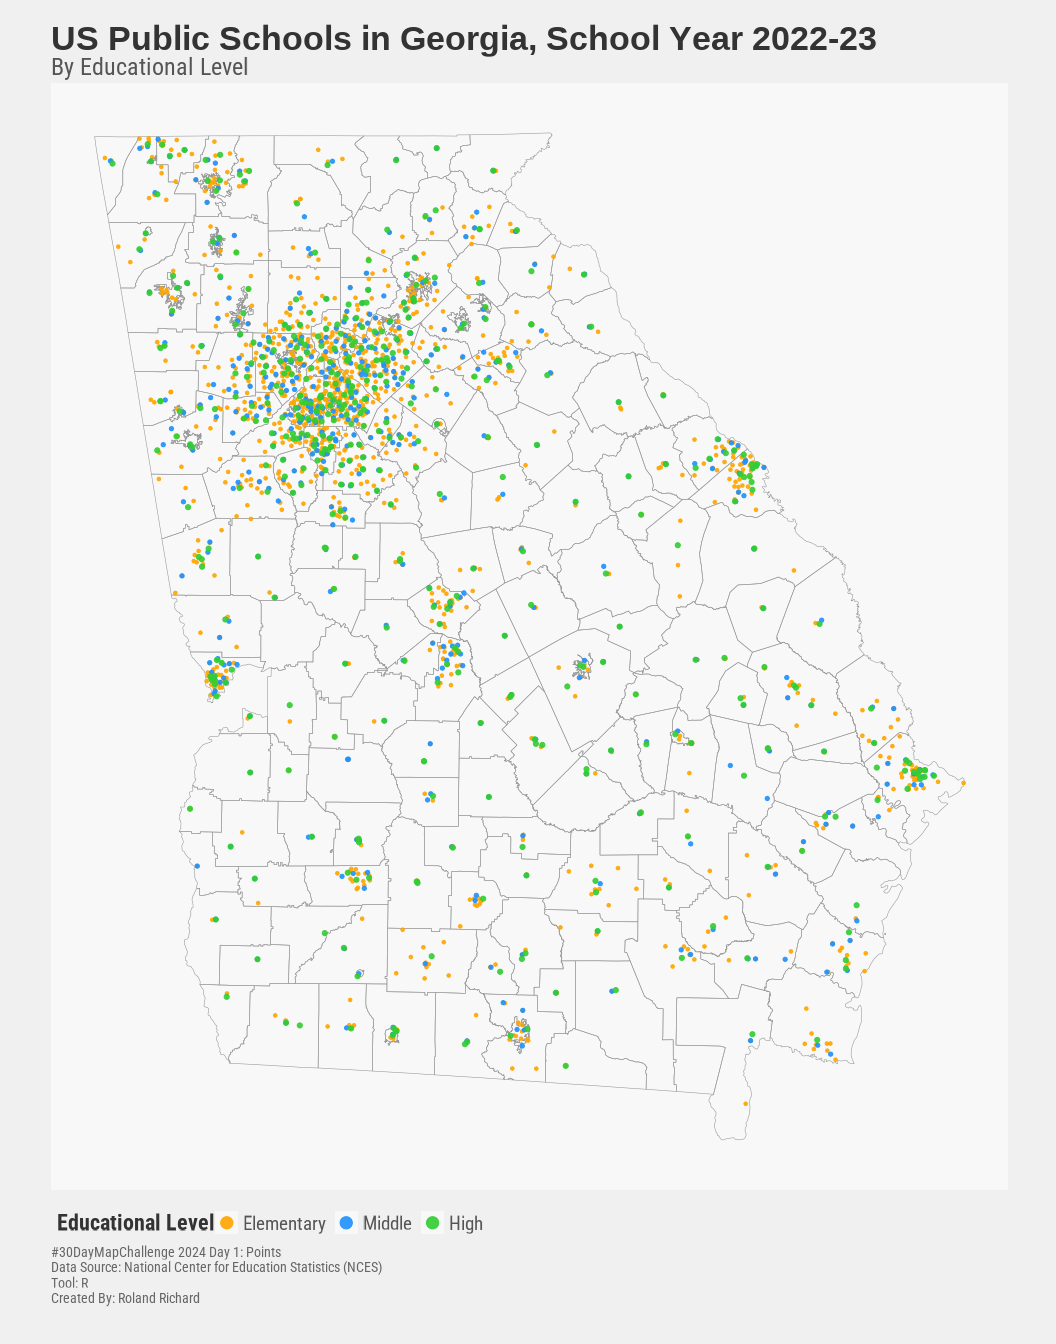

Write R code to recreate this figure.
library(tidyverse)
library(sf)
library(ggrepel)
library(ggthemes)
library(showtext)
library(ggsci)
library(ggspatial)
library(tigris)


lvl <- c(`Elementary` = "Elementary", `Middle` = "Middle",`High` =  "High")

ga_schools <- ga_schools |> mutate(LEVEL = recode_factor(LEVEL,!!!lvl))

ga_schools <- ga_schools |> arrange(LEVEL)

ga_sch_systems <- school_districts(state = "13", type = "unified", cb = TRUE)

# Determine the predominant locale type for each school system
locale_by_system <- ga_schools %>%
  group_by(NCESID = substr(NCESSCH, 1, 7)) %>%  # Assuming first 7 digits identify the school district
  count(LOCALE) %>%
  ungroup() |> 
  slice_max(n, by = "LOCALE", with_ties = FALSE)

# Join the locale information with the school system boundaries
ga_sch_systems <- ga_sch_systems %>%
  left_join(locale_by_system, by = c("GEOID" = "NCESID"))




# Static map with ggplot and additional enhancements
# Set up Google fonts using showtext
font_add_google("Roboto Condensed", "roboto")
showtext_auto()

# Plot schools in Georgia with different colors by level
ggplot() +
  geom_sf(data = ga_sch_systems, fill = NA, color = "#999999", size = 0.1) +  # Shade districts by locale
  geom_sf(
    data = ga_schools, 
    aes(color = LEVEL, geometry = geometry, size = LEVEL), 
    alpha = 0.9
  ) +  # Graduated point sizes by level
  scale_color_manual(
    values = c(
      "Elementary" = "#FFA500",  # Orange for Elementary
      "Middle" = "#1E90FF",  # Dodger Blue for Middle
      "High" = "#32CD32"  # Lime Green for High
    )
  ) +
  guides(color = guide_legend(override.aes = list(size = 4))) +
  scale_size_manual(
    values = c(
      "Elementary" = 1.0,  # Smallest size for Elementary
      "Middle" = 1.25,  # Medium size for Middle
      "High" = 1.5  # Largest size for High
    ),
    guide = "none"  # Remove the size legend
  ) +
  # annotation_scale(location = "bl", plot_unit = "mi") +
  # annotation_north_arrow(location = "tr", style = north_arrow_fancy_orienteering) +  # Move north arrow to top right
  theme_map(base_family = "roboto") +
  theme(
    plot.title = element_text(size = rel(2.5), family = "roboto_black", face = "bold", color = "#333333"),
    plot.subtitle = element_text(size = rel(2.0), family = "roboto", color = "#555555"),
    plot.caption = element_text(size = rel(1.2), family = "roboto", color = "#666666", hjust = 0),
    legend.title = element_text(size = rel(1.8), family = "roboto", face = "bold", color = "#333333"),
    legend.text = element_text(size = rel(1.6), family = "roboto", color = "#555555"),
    legend.position = "bottom",  # Move the legend to below the plot
    legend.direction = "horizontal",  # Set legend layout to horizontal
    legend.box = "horizontal",  # Arrange multiple legend elements horizontally
    panel.background = element_rect(fill = "#F8F8F8", color = NA),
    plot.background = element_rect(fill = "#F0F0F0", color = NA),
    panel.grid.major = element_blank(),
    panel.grid.minor = element_blank(),
    legend.background = element_blank(),
    plot.margin = margin(t = 20, r = 40, b = 30, l = 40)  # Adjust plot margins to give space for the legend
  ) +
  labs(
    title = "US Public Schools in Georgia, School Year 2022-23",
    subtitle = "By Educational Level",
    fill = "School System Locale",
    color = "Educational Level",
    caption = "#30DayMapChallenge 2024 Day 1: Points\nData Source: National Center for Education Statistics (NCES)\nTool: R\nCreated By: Roland Richard"
  )

# Exporting as a square image at high resolution for social media
ggsave(
  filename = "ga_schools_map_square.png",
  plot = last_plot(),  # Use last_plot() if you want to save the most recent ggplot
  width = 12,          # Width in inches
  height = 12,         # Height in inches to ensure a 1:1 aspect ratio
  dpi = 300,           # Set high resolution (300 dpi)
  units = "in",        # Units in inches
  bg = "#F0F0F0"        # Background color to avoid transparency issues
)


ggsave(plot = last_plot(),
       filename = "day1_points.png",
       type = "cairo",
       bg = "#F0F0F0",
       width = 11,
       height = 14,
       units = "in",
       dpi = 96)
